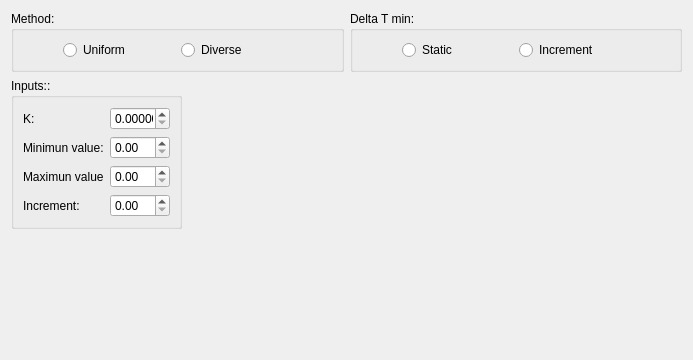
<?xml version="1.0" encoding="UTF-8"?>
<ui version="4.0">
 <class>Contenido_PLOTS</class>
 <widget class="QWidget" name="Contenido_PLOTS">
  <property name="geometry">
   <rect>
    <x>0</x>
    <y>0</y>
    <width>693</width>
    <height>360</height>
   </rect>
  </property>
  <property name="windowTitle">
   <string>Form</string>
  </property>
  <layout class="QGridLayout" name="gridLayout_2">
   <item row="0" column="0">
    <layout class="QGridLayout" name="gridLayout">
     <item row="0" column="0">
      <widget class="QGroupBox" name="groupBox">
       <property name="sizePolicy">
        <sizepolicy hsizetype="Minimum" vsizetype="Minimum">
         <horstretch>0</horstretch>
         <verstretch>0</verstretch>
        </sizepolicy>
       </property>
       <property name="title">
        <string>Method:</string>
       </property>
       <layout class="QGridLayout" name="gridLayout_3">
        <item row="0" column="2">
         <widget class="QRadioButton" name="Diverso">
          <property name="text">
           <string>Diverse</string>
          </property>
         </widget>
        </item>
        <item row="0" column="0">
         <spacer name="horizontalSpacer_4">
          <property name="orientation">
           <enum>Qt::Horizontal</enum>
          </property>
          <property name="sizeType">
           <enum>QSizePolicy::Ignored</enum>
          </property>
          <property name="sizeHint" stdset="0">
           <size>
            <width>40</width>
            <height>20</height>
           </size>
          </property>
         </spacer>
        </item>
        <item row="0" column="1">
         <widget class="QRadioButton" name="Uniforme">
          <property name="text">
           <string>Uniform</string>
          </property>
         </widget>
        </item>
        <item row="0" column="3">
         <spacer name="horizontalSpacer_3">
          <property name="orientation">
           <enum>Qt::Horizontal</enum>
          </property>
          <property name="sizeType">
           <enum>QSizePolicy::Ignored</enum>
          </property>
          <property name="sizeHint" stdset="0">
           <size>
            <width>40</width>
            <height>20</height>
           </size>
          </property>
         </spacer>
        </item>
       </layout>
       <zorder>horizontalSpacer_4</zorder>
       <zorder>Uniforme</zorder>
       <zorder>Diverso</zorder>
       <zorder>horizontalSpacer_3</zorder>
      </widget>
     </item>
     <item row="0" column="1">
      <widget class="QGroupBox" name="groupBox_2">
       <property name="sizePolicy">
        <sizepolicy hsizetype="Minimum" vsizetype="Minimum">
         <horstretch>0</horstretch>
         <verstretch>0</verstretch>
        </sizepolicy>
       </property>
       <property name="title">
        <string>Delta T min:</string>
       </property>
       <layout class="QGridLayout" name="gridLayout_24">
        <item row="1" column="3">
         <widget class="QRadioButton" name="IncrementradioButton">
          <property name="enabled">
           <bool>true</bool>
          </property>
          <property name="text">
           <string>Increment</string>
          </property>
         </widget>
        </item>
        <item row="1" column="2">
         <widget class="QRadioButton" name="StaticradioButton">
          <property name="enabled">
           <bool>true</bool>
          </property>
          <property name="text">
           <string>Static </string>
          </property>
         </widget>
        </item>
        <item row="1" column="1">
         <spacer name="horizontalSpacer_2">
          <property name="orientation">
           <enum>Qt::Horizontal</enum>
          </property>
          <property name="sizeType">
           <enum>QSizePolicy::Ignored</enum>
          </property>
          <property name="sizeHint" stdset="0">
           <size>
            <width>40</width>
            <height>20</height>
           </size>
          </property>
         </spacer>
        </item>
        <item row="1" column="4">
         <spacer name="horizontalSpacer">
          <property name="orientation">
           <enum>Qt::Horizontal</enum>
          </property>
          <property name="sizeType">
           <enum>QSizePolicy::Ignored</enum>
          </property>
          <property name="sizeHint" stdset="0">
           <size>
            <width>40</width>
            <height>20</height>
           </size>
          </property>
         </spacer>
        </item>
       </layout>
      </widget>
     </item>
    </layout>
   </item>
   <item row="2" column="0">
    <layout class="QGridLayout" name="gridLayout_5">
     <item row="0" column="1" rowspan="3">
      <layout class="QGridLayout" name="gridLayout_6">
       <item row="1" column="3" rowspan="2">
        <spacer name="horizontalSpacer_9">
         <property name="orientation">
          <enum>Qt::Horizontal</enum>
         </property>
         <property name="sizeType">
          <enum>QSizePolicy::Expanding</enum>
         </property>
         <property name="sizeHint" stdset="0">
          <size>
           <width>300</width>
           <height>20</height>
          </size>
         </property>
        </spacer>
       </item>
      </layout>
     </item>
     <item row="0" column="0" rowspan="3">
      <widget class="QGroupBox" name="groupBox_3">
       <property name="title">
        <string>Inputs::</string>
       </property>
       <layout class="QGridLayout" name="gridLayout_7">
        <item row="3" column="0">
         <widget class="QLabel" name="Utext3">
          <property name="text">
           <string>Increment:</string>
          </property>
         </widget>
        </item>
        <item row="0" column="0">
         <widget class="QLabel" name="Utext4">
          <property name="text">
           <string>K:</string>
          </property>
         </widget>
        </item>
        <item row="1" column="0">
         <widget class="QLabel" name="Utext1">
          <property name="enabled">
           <bool>true</bool>
          </property>
          <property name="text">
           <string>Minimun value:</string>
          </property>
          <property name="alignment">
           <set>Qt::AlignLeading|Qt::AlignLeft|Qt::AlignVCenter</set>
          </property>
         </widget>
        </item>
        <item row="1" column="1">
         <widget class="QDoubleSpinBox" name="Minimun">
          <property name="enabled">
           <bool>true</bool>
          </property>
          <property name="maximumSize">
           <size>
            <width>60</width>
            <height>16777215</height>
           </size>
          </property>
          <property name="maximum">
           <double>999999999.990000009536743</double>
          </property>
         </widget>
        </item>
        <item row="0" column="1">
         <widget class="QDoubleSpinBox" name="k">
          <property name="maximumSize">
           <size>
            <width>60</width>
            <height>16777215</height>
           </size>
          </property>
          <property name="decimals">
           <number>6</number>
          </property>
         </widget>
        </item>
        <item row="2" column="0">
         <widget class="QLabel" name="Utext2">
          <property name="text">
           <string>Maximun value</string>
          </property>
         </widget>
        </item>
        <item row="3" column="1">
         <widget class="QDoubleSpinBox" name="Increment">
          <property name="maximumSize">
           <size>
            <width>60</width>
            <height>16777215</height>
           </size>
          </property>
          <property name="decimals">
           <number>2</number>
          </property>
          <property name="maximum">
           <double>999999999.990000009536743</double>
          </property>
         </widget>
        </item>
        <item row="2" column="1">
         <widget class="QDoubleSpinBox" name="Maximun">
          <property name="maximumSize">
           <size>
            <width>60</width>
            <height>16777215</height>
           </size>
          </property>
          <property name="maximum">
           <double>999999999.990000009536743</double>
          </property>
         </widget>
        </item>
       </layout>
      </widget>
     </item>
    </layout>
   </item>
   <item row="3" column="0">
    <spacer name="verticalSpacer">
     <property name="orientation">
      <enum>Qt::Vertical</enum>
     </property>
     <property name="sizeHint" stdset="0">
      <size>
       <width>20</width>
       <height>40</height>
      </size>
     </property>
    </spacer>
   </item>
  </layout>
 </widget>
 <resources/>
 <connections/>
</ui>
